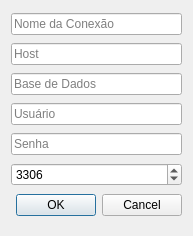
<?xml version="1.0" encoding="UTF-8"?>
<ui version="4.0">
 <class>connection</class>
 <widget class="QDialog" name="connection">
  <property name="geometry">
   <rect>
    <x>0</x>
    <y>0</y>
    <width>193</width>
    <height>236</height>
   </rect>
  </property>
  <property name="windowTitle">
   <string>Conexão</string>
  </property>
  <property name="modal">
   <bool>true</bool>
  </property>
  <layout class="QVBoxLayout" name="verticalLayout">
   <item>
    <widget class="QLineEdit" name="name">
     <property name="placeholderText">
      <string>Nome da Conexão</string>
     </property>
    </widget>
   </item>
   <item>
    <widget class="QLineEdit" name="host">
     <property name="placeholderText">
      <string>Host</string>
     </property>
    </widget>
   </item>
   <item>
    <widget class="QLineEdit" name="database">
     <property name="placeholderText">
      <string>Base de Dados</string>
     </property>
    </widget>
   </item>
   <item>
    <widget class="QLineEdit" name="username">
     <property name="placeholderText">
      <string>Usuário</string>
     </property>
    </widget>
   </item>
   <item>
    <widget class="QLineEdit" name="password">
     <property name="inputMask">
      <string/>
     </property>
     <property name="echoMode">
      <enum>QLineEdit::Password</enum>
     </property>
     <property name="placeholderText">
      <string>Senha</string>
     </property>
    </widget>
   </item>
   <item>
    <widget class="QSpinBox" name="port">
     <property name="toolTip">
      <string>Porta TCP</string>
     </property>
     <property name="minimum">
      <number>1</number>
     </property>
     <property name="maximum">
      <number>65000</number>
     </property>
     <property name="value">
      <number>3306</number>
     </property>
    </widget>
   </item>
   <item>
    <widget class="QDialogButtonBox" name="buttonBox">
     <property name="standardButtons">
      <set>QDialogButtonBox::Cancel|QDialogButtonBox::Ok</set>
     </property>
    </widget>
   </item>
  </layout>
 </widget>
 <resources/>
 <connections>
  <connection>
   <sender>buttonBox</sender>
   <signal>rejected()</signal>
   <receiver>connection</receiver>
   <slot>close()</slot>
   <hints>
    <hint type="sourcelabel">
     <x>175</x>
     <y>266</y>
    </hint>
    <hint type="destinationlabel">
     <x>175</x>
     <y>149</y>
    </hint>
   </hints>
  </connection>
 </connections>
</ui>
